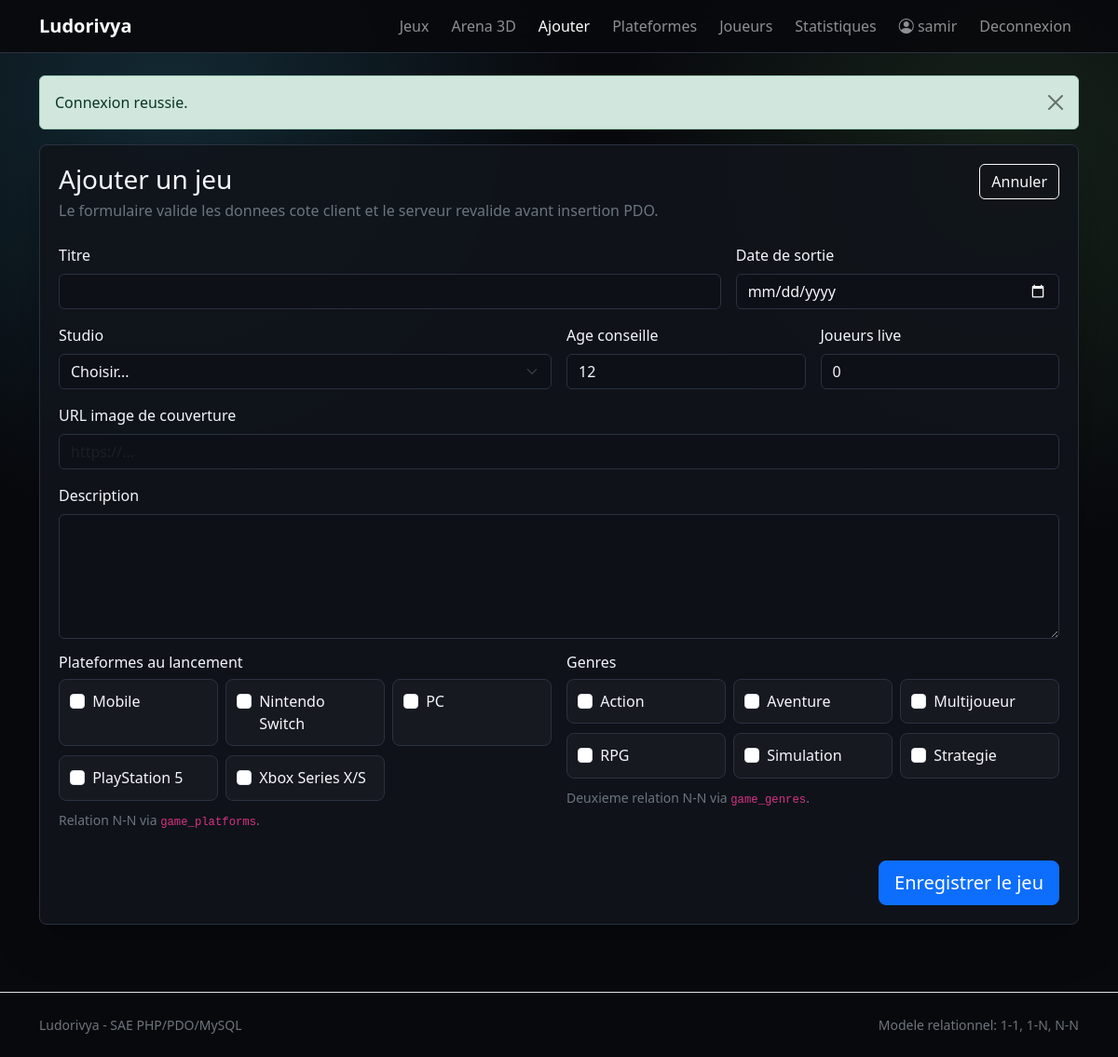
Before: /create.php (signed in) with the older database file.
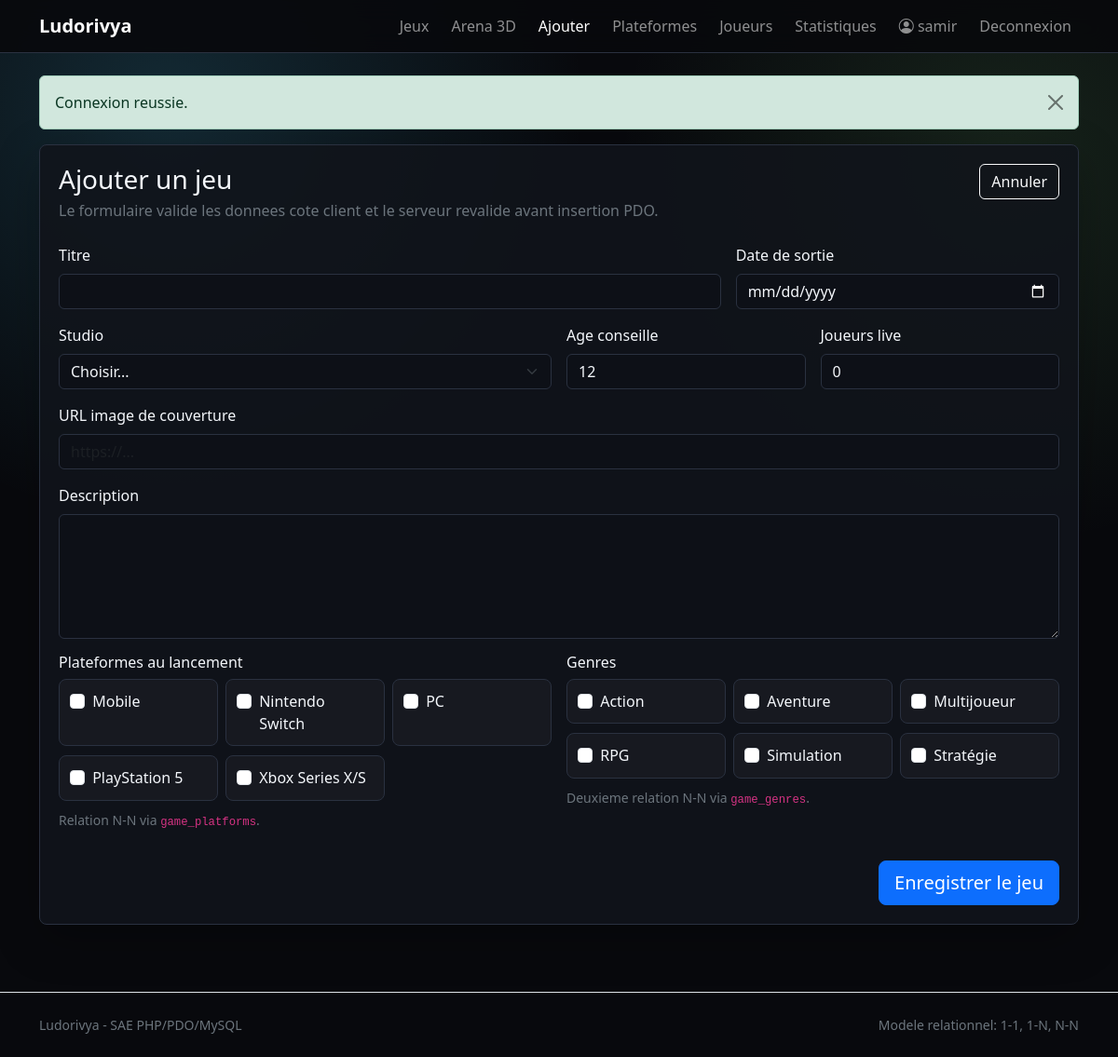
After: the same page with the newer database file.
### tables this page shows
CREATE TABLE genres (
    id INT UNSIGNED AUTO_INCREMENT PRIMARY KEY,
    name VARCHAR(80) NOT NULL UNIQUE
);

### public/create.php (the view, shortened to what this page needs)
<?php
require_once __DIR__ . '/../src/bootstrap.php';
$platforms = $pdo->query('SELECT id, name FROM platforms ORDER BY name')->fetchAll();
$genres = $pdo->query('SELECT id, name FROM genres ORDER BY name')->fetchAll();
?>
<section class="content-panel">
    <div class="d-flex flex-column flex-lg-row justify-content-between gap-3 mb-4">
        <div>
            <h1 class="h3 mb-1">Ajouter un jeu</h1>
            <p class="text-secondary mb-0">Le formulaire valide les donnees cote client et le serveur revalide avant insertion PDO.</p>
        </div>
        <a class="btn btn-outline-light align-self-lg-start" href="index.php">Annuler</a>
    </div>
    <form class="needs-validation" method="post" action="store_game.php" novalidate data-game-form>
        <div class="row g-3">
            <div class="col-lg-8">
                <label class="form-label" for="title">Titre</label>
                <input class="form-control" id="title" name="title" maxlength="150" required>
            </div>
            <div class="col-lg-4">
                <label class="form-label" for="release_date">Date de sortie</label>
                <input class="form-control" type="date" id="release_date" name="release_date" required>
            </div>
            <div class="col-lg-6">
                <label class="form-label" for="studio_id">Studio</label>
                <select class="form-select" id="studio_id" name="studio_id" required>
                    <option value="">Choisir...</option>
                </select>
            </div>
            <div class="col-lg-3">
                <label class="form-label" for="age_rating">Age conseille</label>
                <input class="form-control" type="number" id="age_rating" name="age_rating" min="3" max="18" value="12" required>
            </div>
            <div class="col-lg-3">
                <label class="form-label" for="live_players">Joueurs live</label>
                <input class="form-control" type="number" id="live_players" name="live_players" min="0" max="100000000" value="0" required>
            </div>
            <div class="col-12">
                <label class="form-label" for="cover_url">URL image de couverture</label>
                <input class="form-control" type="url" id="cover_url" name="cover_url" maxlength="500" placeholder="https://...">
            </div>
            <div class="col-12">
                <label class="form-label" for="description">Description</label>
                <textarea class="form-control" id="description" name="description" rows="5" maxlength="2000" required></textarea>
            </div>
            <div class="col-lg-6">
                <fieldset>
                    <legend class="h6">Plateformes au lancement</legend>
                    <div class="choice-grid">
                        <?php foreach ($platforms as $platform): ?>
                            <label class="form-check">
                                <input class="form-check-input" type="checkbox" name="platform_ids[]" value="<?= (int)$platform['id'] ?>">
                                <span class="form-check-label"><?= e($platform['name']) ?></span>
                            </label>
                        <?php endforeach; ?>
                    </div>
                    <p class="small text-secondary mt-2">Relation N-N via <code>game_platforms</code>.</p>
                </fieldset>
            </div>
            <div class="col-lg-6">
                <fieldset>
                    <legend class="h6">Genres</legend>
                    <div class="choice-grid">
                        <?php foreach ($genres as $genre): ?>
                            <label class="form-check">
                                <input class="form-check-input" type="checkbox" name="genre_ids[]" value="<?= (int)$genre['id'] ?>">
                                <span class="form-check-label"><?= e($genre['name']) ?></span>
                            </label>
                        <?php endforeach; ?>
                    </div>
                    <p class="small text-secondary mt-2">Deuxieme relation N-N via <code>game_genres</code>.</p>
                </fieldset>
            </div>
            <div class="col-12 d-grid d-md-flex justify-content-md-end">
                <button class="btn btn-primary btn-lg" type="submit">Enregistrer le jeu</button>
            </div>
        </div>
    </form>
</section>

Changed rows visible on the page:
changed genres: name "Strategie" → "Stratégie"
